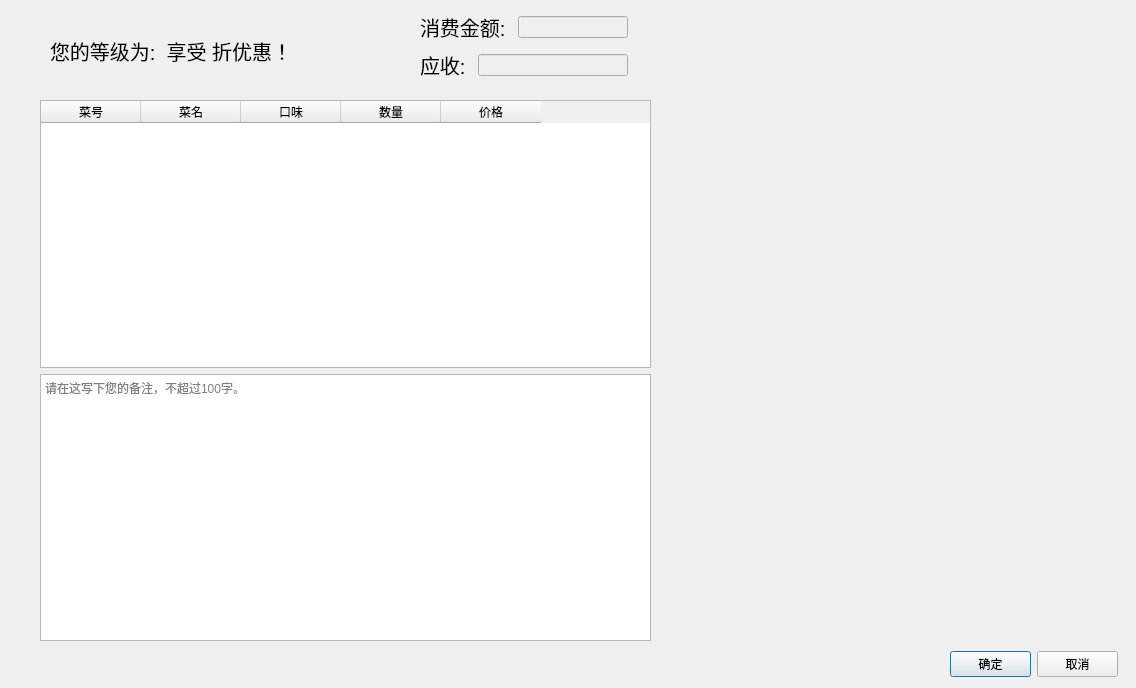
<?xml version="1.0" encoding="UTF-8"?>
<ui version="4.0">
 <class>checkCount</class>
 <widget class="QDialog" name="checkCount">
  <property name="geometry">
   <rect>
    <x>0</x>
    <y>0</y>
    <width>1136</width>
    <height>688</height>
   </rect>
  </property>
  <property name="windowTitle">
   <string>Dialog</string>
  </property>
  <widget class="QLabel" name="vipTitle">
   <property name="geometry">
    <rect>
     <x>50</x>
     <y>30</y>
     <width>341</width>
     <height>41</height>
    </rect>
   </property>
   <property name="font">
    <font>
     <pointsize>15</pointsize>
    </font>
   </property>
   <property name="text">
    <string>您的等级为:  享受 折优惠！</string>
   </property>
  </widget>
  <widget class="QLabel" name="payCode">
   <property name="geometry">
    <rect>
     <x>660</x>
     <y>30</y>
     <width>441</width>
     <height>611</height>
    </rect>
   </property>
   <property name="text">
    <string/>
   </property>
   <property name="scaledContents">
    <bool>true</bool>
   </property>
  </widget>
  <widget class="QWidget" name="">
   <property name="geometry">
    <rect>
     <x>420</x>
     <y>10</y>
     <width>208</width>
     <height>74</height>
    </rect>
   </property>
   <layout class="QVBoxLayout" name="verticalLayout">
    <item>
     <layout class="QHBoxLayout" name="horizontalLayout">
      <item>
       <widget class="QLabel" name="label">
        <property name="font">
         <font>
          <pointsize>15</pointsize>
         </font>
        </property>
        <property name="text">
         <string>消费金额: </string>
        </property>
       </widget>
      </item>
      <item>
       <widget class="QLineEdit" name="sumPrice">
        <property name="enabled">
         <bool>false</bool>
        </property>
       </widget>
      </item>
     </layout>
    </item>
    <item>
     <layout class="QHBoxLayout" name="horizontalLayout_2">
      <item>
       <widget class="QLabel" name="label_3">
        <property name="font">
         <font>
          <pointsize>15</pointsize>
         </font>
        </property>
        <property name="text">
         <string>应收: </string>
        </property>
       </widget>
      </item>
      <item>
       <widget class="QLineEdit" name="realPrice">
        <property name="enabled">
         <bool>false</bool>
        </property>
       </widget>
      </item>
     </layout>
    </item>
   </layout>
  </widget>
  <widget class="QWidget" name="">
   <property name="geometry">
    <rect>
     <x>950</x>
     <y>650</y>
     <width>168</width>
     <height>28</height>
    </rect>
   </property>
   <layout class="QHBoxLayout" name="horizontalLayout_3">
    <item>
     <widget class="QPushButton" name="ac">
      <property name="text">
       <string>确定</string>
      </property>
     </widget>
    </item>
    <item>
     <widget class="QPushButton" name="reject">
      <property name="text">
       <string>取消</string>
      </property>
     </widget>
    </item>
   </layout>
  </widget>
  <widget class="QWidget" name="">
   <property name="geometry">
    <rect>
     <x>40</x>
     <y>100</y>
     <width>611</width>
     <height>541</height>
    </rect>
   </property>
   <layout class="QVBoxLayout" name="verticalLayout_2">
    <item>
     <widget class="QTableWidget" name="clientMenu">
      <property name="editTriggers">
       <set>QAbstractItemView::NoEditTriggers</set>
      </property>
      <property name="selectionBehavior">
       <enum>QAbstractItemView::SelectRows</enum>
      </property>
      <column>
       <property name="text">
        <string>菜号</string>
       </property>
      </column>
      <column>
       <property name="text">
        <string>菜名</string>
       </property>
      </column>
      <column>
       <property name="text">
        <string>口味</string>
       </property>
      </column>
      <column>
       <property name="text">
        <string>数量</string>
       </property>
      </column>
      <column>
       <property name="text">
        <string>价格</string>
       </property>
      </column>
     </widget>
    </item>
    <item>
     <widget class="QTextEdit" name="textEdit">
      <property name="placeholderText">
       <string>请在这写下您的备注，不超过100字。</string>
      </property>
     </widget>
    </item>
   </layout>
  </widget>
 </widget>
 <resources/>
 <connections/>
</ui>
